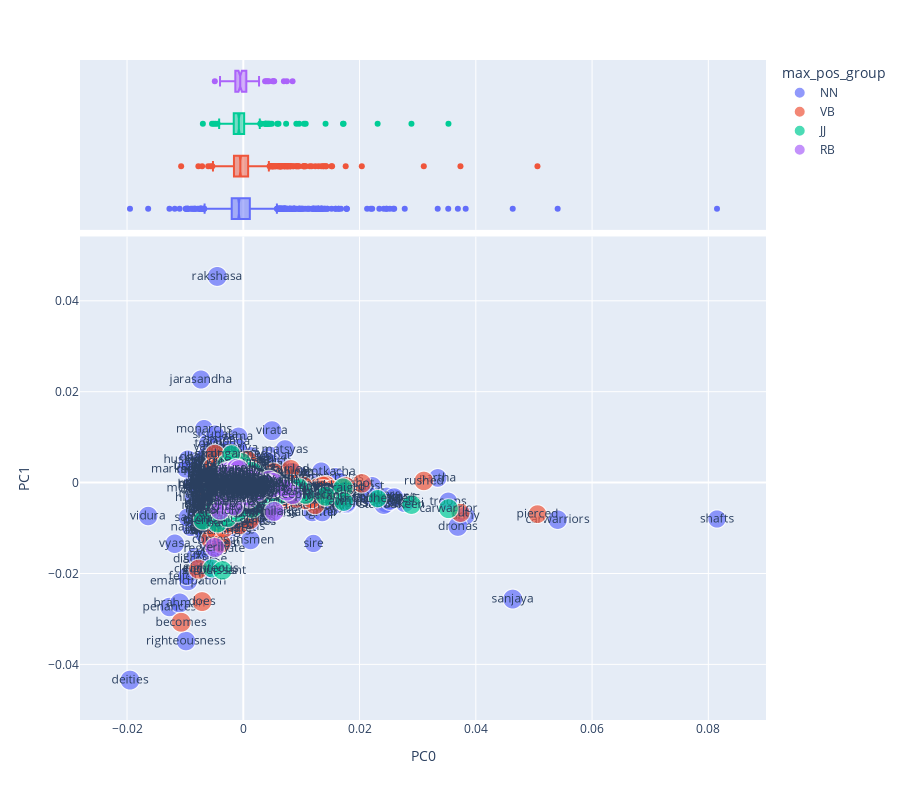

This figure's notebook cell:
### Code cell
vis_loadings(LOADINGS2, 0, 1)

### Figure 1 — Plotly figure (JSON) as saved in the notebook; plotly's stock layout.template omitted (floating-point values rounded to 4 significant figures; data arrays with more than 128 entries replaced by an {"elided": "..."} marker saying what was removed)
{"data": [{"hovertemplate": "<b>%{hovertext}</b><br><br>max_pos_group=NN<br>PC0=%{x}<br>PC1=%{y}<br>dfidf=%{marker.size}<br>term_str=%{text}<extra></extra>", "hovertext": {"elided": "1597 str values"}, "legendgroup": "NN", "marker": {"color": "#636efa", "size": {"elided": "1597 float values"}, "sizemode": "area", "sizeref": 0.1313, "symbol": "circle"}, "mode": "markers+text", "name": "NN", "showlegend": true, "text": {"elided": "1597 str values"}, "type": "scattergl", "x": {"elided": "1597 float values"}, "xaxis": "x", "y": {"elided": "1597 float values"}, "yaxis": "y"}, {"alignmentgroup": "True", "hovertemplate": "<b>%{hovertext}</b><br><br>max_pos_group=NN<br>PC0=%{x}<extra></extra>", "hovertext": {"elided": "1597 str values"}, "legendgroup": "NN", "marker": {"color": "#636efa", "symbol": "circle"}, "name": "NN", "notched": true, "offsetgroup": "NN", "showlegend": false, "type": "box", "x": {"elided": "1597 float values"}, "xaxis": "x2", "yaxis": "y2"}, {"hovertemplate": "<b>%{hovertext}</b><br><br>max_pos_group=VB<br>PC0=%{x}<br>PC1=%{y}<br>dfidf=%{marker.size}<br>term_str=%{text}<extra></extra>", "hovertext": {"elided": "1015 str values"}, "legendgroup": "VB", "marker": {"color": "#EF553B", "size": {"elided": "1015 float values"}, "sizemode": "area", "sizeref": 0.1313, "symbol": "circle"}, "mode": "markers+text", "name": "VB", "showlegend": true, "text": {"elided": "1015 str values"}, "type": "scattergl", "x": {"elided": "1015 float values"}, "xaxis": "x", "y": {"elided": "1015 float values"}, "yaxis": "y"}, {"alignmentgroup": "True", "hovertemplate": "<b>%{hovertext}</b><br><br>max_pos_group=VB<br>PC0=%{x}<extra></extra>", "hovertext": {"elided": "1015 str values"}, "legendgroup": "VB", "marker": {"color": "#EF553B", "symbol": "circle"}, "name": "VB", "notched": true, "offsetgroup": "VB", "showlegend": false, "type": "box", "x": {"elided": "1015 float values"}, "xaxis": "x2", "yaxis": "y2"}, {"hovertemplate": "<b>%{hovertext}</b><br><br>max_pos_group=JJ<br>PC0=%{x}<br>PC1=%{y}<br>dfidf=%{marker.size}<br>term_str=%{text}<extra></extra>", "hovertext": {"elided": "364 str values"}, "legendgroup": "JJ", "marker": {"color": "#00cc96", "size": {"elided": "364 float values"}, "sizemode": "area", "sizeref": 0.1313, "symbol": "circle"}, "mode": "markers+text", "name": "JJ", "showlegend": true, "text": {"elided": "364 str values"}, "type": "scattergl", "x": {"elided": "364 float values"}, "xaxis": "x", "y": {"elided": "364 float values"}, "yaxis": "y"}, {"alignmentgroup": "True", "hovertemplate": "<b>%{hovertext}</b><br><br>max_pos_group=JJ<br>PC0=%{x}<extra></extra>", "hovertext": {"elided": "364 str values"}, "legendgroup": "JJ", "marker": {"color": "#00cc96", "symbol": "circle"}, "name": "JJ", "notched": true, "offsetgroup": "JJ", "showlegend": false, "type": "box", "x": {"elided": "364 float values"}, "xaxis": "x2", "yaxis": "y2"}, {"hovertemplate": "<b>%{hovertext}</b><br><br>max_pos_group=RB<br>PC0=%{x}<br>PC1=%{y}<br>dfidf=%{marker.size}<br>term_str=%{text}<extra></extra>", "hovertext": ["verily", "speedily", "sometimes", "longer", "meanwhile", "deeply", "really", "similarly", "properly", "surely", "fully", "everywhere", "perfectly", "fearlessly", "far", "equally", "entirely", "worldly", "firmly", "forcibly", "fast", "immediately", "folly", "happily", "carefully", "almost", "aside", "further", "loudly", "especially", "easily", "completely", "incessantly", "agreeably", "smilingly", "instead", "constantly", "forward", "gradually", "righteously", "frequently", "slowly", "fiercely", "accordingly", "wholly", "continually", "scarcely", "asleep", "thereby", "mentally", "often", "vigorously", "perhaps", "actually", "ceaselessly", "extremely", "furiously", "enough", "singly", "separately", "respectfully", "quite", "generally", "exactly", "naturally", "assuredly", "joyfully", "presently", "adhere", "subsequently", "twice", "simply", "lastly", "instantly", "virtuously", "respectively", "quietly", "previously", "reverentially", "hastily", "gently", "falsely", "alike", "sweetly", "rather", "finally", "wrathfully", "ahead", "particularly", "deceitfully", "regardless", "heavily", "humbly", "kindly", "violently", "eagerly", "gladly", "brightly", "anywhere", "utterly", "sinfully", "specially", "secretly", "softly"], "legendgroup": "RB", "marker": {"color": "#ab63fa", "size": [52.54, 46.03, 51.96, 45.4, 47.78, 52.14, 52.3, 52.3, 49.72, 44.74, 48.3, 49.72, 50.51, 52.54, 50.87, 50.51, 52.14, 49.64, 50.51, 51.48, 51.73, 51.73, 51.96, 51.96, 52.3, 50.51, 52.54, 51.73, 52.41, 51.73, 52.3, 52.42, 51.67, 52.14, 52.41, 52.42, 52.41, 52.41, 51.67, 46.15, 51.48, 52.14, 51.93, 52.14, 50.61, 50.61, 52.41, 52.3, 52.3, 52.5, 52.5, 44.27, 50.61, 46.98, 45.25, 52.3, 45.25, 52.14, 48.43, 52.14, 51.93, 50.15, 47.74, 49.07, 49.07, 44.27, 49.07, 46.15, 44.27, 45.25, 47.74, 46.98, 44.27, 46.98, 44.27, 49.07, 47.74, 48.43, 46.98, 50.15, 49.07, 44.27, 46.15, 46.15, 50.15, 44.27, 44.27, 44.27, 49.64, 45.25, 44.27, 46.98, 45.25, 44.27, 47.74, 45.25, 48.43, 46.15, 45.25, 44.27, 44.27, 45.25, 44.27, 46.15], "sizemode": "area", "sizeref": 0.1313, "symbol": "circle"}, "mode": "markers+text", "name": "RB", "showlegend": true, "text": ["verily", "speedily", "sometimes", "longer", "meanwhile", "deeply", "really", "similarly", "properly", "surely", "fully", "everywhere", "perfectly", "fearlessly", "far", "equally", "entirely", "worldly", "firmly", "forcibly", "fast", "immediately", "folly", "happily", "carefully", "almost", "aside", "further", "loudly", "especially", "easily", "completely", "incessantly", "agreeably", "smilingly", "instead", "constantly", "forward", "gradually", "righteously", "frequently", "slowly", "fiercely", "accordingly", "wholly", "continually", "scarcely", "asleep", "thereby", "mentally", "often", "vigorously", "perhaps", "actually", "ceaselessly", "extremely", "furiously", "enough", "singly", "separately", "respectfully", "quite", "generally", "exactly", "naturally", "assuredly", "joyfully", "presently", "adhere", "subsequently", "twice", "simply", "lastly", "instantly", "virtuously", "respectively", "quietly", "previously", "reverentially", "hastily", "gently", "falsely", "alike", "sweetly", "rather", "finally", "wrathfully", "ahead", "particularly", "deceitfully", "regardless", "heavily", "humbly", "kindly", "violently", "eagerly", "gladly", "brightly", "anywhere", "utterly", "sinfully", "specially", "secretly", "softly"], "type": "scattergl", "x": [-0.004902, 0.003752, -0.002578, 0.001004, 0.004405, 0.008474, -0.003427, 0.005313, -0.001742, -0.002858, -0.002283, -0.0008472, 0.0007652, 0.007501, -0.001211, -0.001183, 0.001332, -0.004003, 0.001017, 0.002446, -0.0003081, -0.001911, 0.00078, -0.002384, 0.0002276, 0.002016, 0.005047, -0.001497, 0.002352, 0.0004593, 0.0004336, 0.0002276, 0.005203, -0.002651, 0.001243, -0.001392, -0.001025, 0.0006009, -0.001717, -0.001611, 9.755e-05, 0.001532, 0.0042, -0.001889, 0.002427, 0.0003517, -0.001357, -0.002248, -0.001583, -0.0002019, -0.0003869, 0.006985, -0.0007524, 0.0003367, 0.0001143, -0.001619, 0.003948, -0.001091, 0.002295, -0.001087, -0.001679, 3.51e-05, -0.0004171, -0.0006548, -0.001137, -0.001265, -0.0003865, -0.0004563, -0.0006427, -0.0007772, -0.0003595, -0.001507, -0.001513, -0.002253, -0.002839, -0.001633, 0.0001741, -0.0003959, -0.0005558, -0.0007509, 5.531e-05, -0.0006395, -0.0001337, -0.002266, -0.0005166, -0.001238, 0.002709, -0.0005614, -0.0006498, -0.001113, 0.00112, -0.0005177, -0.0007263, -0.001486, 0.0005257, -0.00092, -0.0009731, 0.0002074, -0.0007362, -0.0002138, 0.0005174, -0.00121, -0.001187, -0.0001834], "xaxis": "x", "y": [-0.01427, -6.782e-05, -0.004301, -0.003557, 0.0006272, -0.002645, -0.004081, -0.006344, -0.003464, 0.002595, -0.001541, -0.00232, -0.001012, -0.001871, -0.0007362, -0.002758, -0.002248, -0.006109, -0.001392, 0.0002755, -0.001757, -0.001158, -0.002962, 0.0007748, -0.001875, 0.0002569, -0.001139, 0.0005083, 0.0002687, -0.001426, -0.001808, -0.001629, 3.304e-05, -0.003064, 0.001017, -0.000873, -0.001573, 0.0006872, -0.002613, -0.005264, -0.0005502, -7.468e-05, -0.0003426, -0.002211, -0.002062, -0.002107, 0.001896, 0.002537, 0.0007018, -0.0003871, 5.362e-05, -0.001205, 0.001233, -0.002026, -0.001747, 0.002644, -0.0002245, 0.001466, -0.000547, -0.0006741, 0.0008046, -9.484e-05, -0.001641, -0.0001509, -0.0006407, 0.003254, 0.000699, -0.0002042, -0.001289, -0.0002611, -0.001067, -0.0003523, -0.00106, 0.001005, -0.0006024, -0.001782, -0.0004856, -0.0007915, 0.0009181, 0.002899, -0.0006075, -0.001006, -0.001626, 0.00168, 0.001052, -0.0004757, -0.0004121, 4.478e-05, -0.0005876, -0.0009861, -0.001437, -0.0001398, -0.000248, -0.0008777, 0.0013, -0.0001891, 0.001438, -0.0004012, 7.218e-05, -0.0004344, -0.001062, 0.0004912, -0.0005785, -0.000459], "yaxis": "y"}, {"alignmentgroup": "True", "hovertemplate": "<b>%{hovertext}</b><br><br>max_pos_group=RB<br>PC0=%{x}<extra></extra>", "hovertext": ["verily", "speedily", "sometimes", "longer", "meanwhile", "deeply", "really", "similarly", "properly", "surely", "fully", "everywhere", "perfectly", "fearlessly", "far", "equally", "entirely", "worldly", "firmly", "forcibly", "fast", "immediately", "folly", "happily", "carefully", "almost", "aside", "further", "loudly", "especially", "easily", "completely", "incessantly", "agreeably", "smilingly", "instead", "constantly", "forward", "gradually", "righteously", "frequently", "slowly", "fiercely", "accordingly", "wholly", "continually", "scarcely", "asleep", "thereby", "mentally", "often", "vigorously", "perhaps", "actually", "ceaselessly", "extremely", "furiously", "enough", "singly", "separately", "respectfully", "quite", "generally", "exactly", "naturally", "assuredly", "joyfully", "presently", "adhere", "subsequently", "twice", "simply", "lastly", "instantly", "virtuously", "respectively", "quietly", "previously", "reverentially", "hastily", "gently", "falsely", "alike", "sweetly", "rather", "finally", "wrathfully", "ahead", "particularly", "deceitfully", "regardless", "heavily", "humbly", "kindly", "violently", "eagerly", "gladly", "brightly", "anywhere", "utterly", "sinfully", "specially", "secretly", "softly"], "legendgroup": "RB", "marker": {"color": "#ab63fa", "symbol": "circle"}, "name": "RB", "notched": true, "offsetgroup": "RB", "showlegend": false, "type": "box", "x": [-0.004902, 0.003752, -0.002578, 0.001004, 0.004405, 0.008474, -0.003427, 0.005313, -0.001742, -0.002858, -0.002283, -0.0008472, 0.0007652, 0.007501, -0.001211, -0.001183, 0.001332, -0.004003, 0.001017, 0.002446, -0.0003081, -0.001911, 0.00078, -0.002384, 0.0002276, 0.002016, 0.005047, -0.001497, 0.002352, 0.0004593, 0.0004336, 0.0002276, 0.005203, -0.002651, 0.001243, -0.001392, -0.001025, 0.0006009, -0.001717, -0.001611, 9.755e-05, 0.001532, 0.0042, -0.001889, 0.002427, 0.0003517, -0.001357, -0.002248, -0.001583, -0.0002019, -0.0003869, 0.006985, -0.0007524, 0.0003367, 0.0001143, -0.001619, 0.003948, -0.001091, 0.002295, -0.001087, -0.001679, 3.51e-05, -0.0004171, -0.0006548, -0.001137, -0.001265, -0.0003865, -0.0004563, -0.0006427, -0.0007772, -0.0003595, -0.001507, -0.001513, -0.002253, -0.002839, -0.001633, 0.0001741, -0.0003959, -0.0005558, -0.0007509, 5.531e-05, -0.0006395, -0.0001337, -0.002266, -0.0005166, -0.001238, 0.002709, -0.0005614, -0.0006498, -0.001113, 0.00112, -0.0005177, -0.0007263, -0.001486, 0.0005257, -0.00092, -0.0009731, 0.0002074, -0.0007362, -0.0002138, 0.0005174, -0.00121, -0.001187, -0.0001834], "xaxis": "x2", "yaxis": "y2"}], "layout": {"height": 800, "legend": {"itemsizing": "constant", "title": {"text": "max_pos_group"}, "tracegroupgap": 0}, "margin": {"t": 60}, "xaxis": {"anchor": "y", "domain": [0, 1], "title": {"text": "PC0"}}, "xaxis2": {"anchor": "y2", "domain": [0, 1], "matches": "x", "showgrid": true, "showticklabels": false}, "yaxis": {"anchor": "x", "domain": [0, 0.7326], "title": {"text": "PC1"}}, "yaxis2": {"anchor": "x2", "domain": [0.7426, 1], "matches": "y2", "showgrid": false, "showline": false, "showticklabels": false, "ticks": ""}}}
